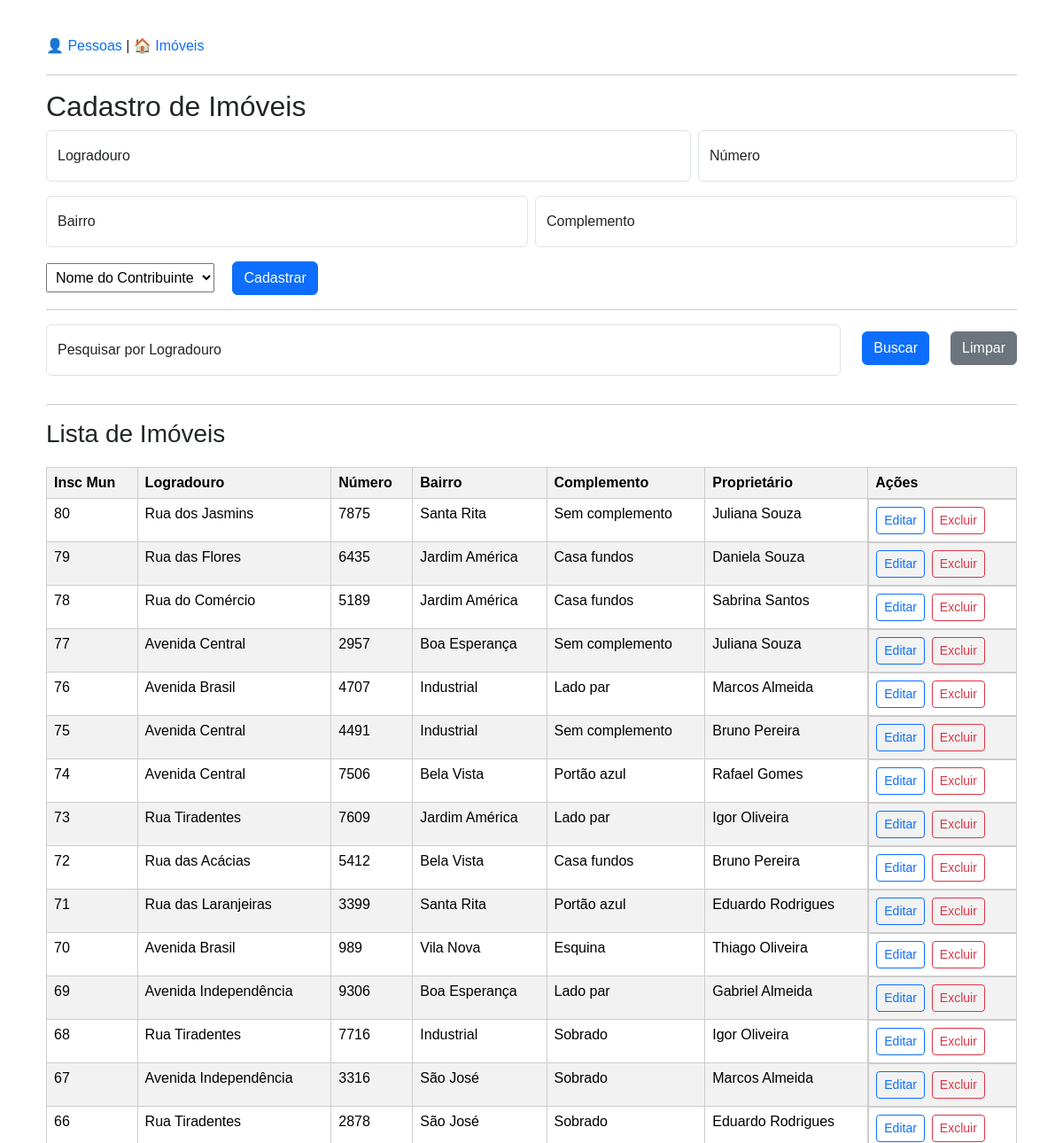
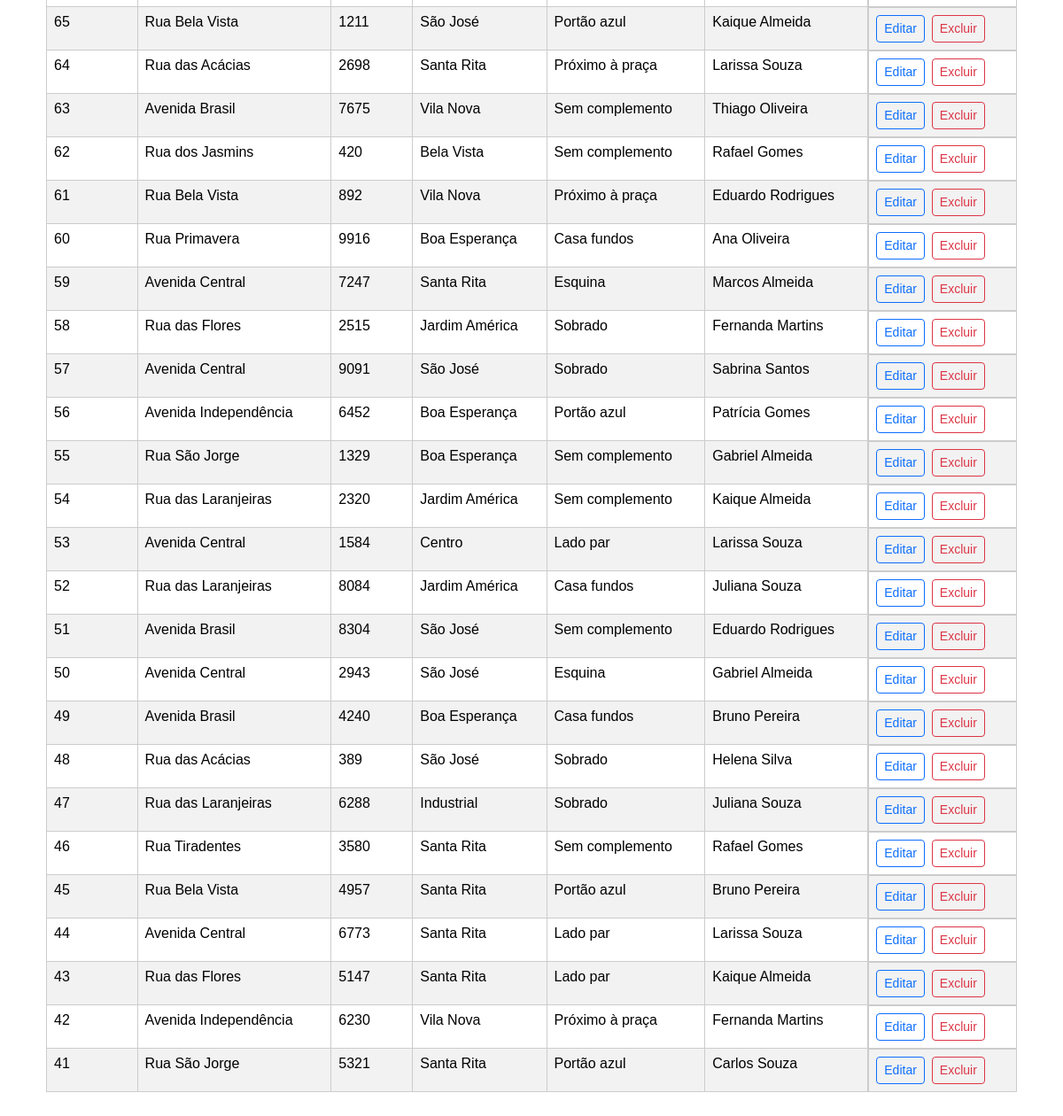
/properties.php, run on the app's committed database (2 pictures, top to bottom).
### tables this page shows
CREATE TABLE `properties` (
  `id` int NOT NULL AUTO_INCREMENT,
  `street` varchar(150) NOT NULL,
  `number` varchar(10) NOT NULL,
  `neighborhood` varchar(100) NOT NULL,
  `complement` varchar(100) DEFAULT NULL,
  `person_id` int NOT NULL,
  PRIMARY KEY (`id`),
  KEY `person_id` (`person_id`),
  CONSTRAINT `properties_ibfk_1` FOREIGN KEY (`person_id`) REFERENCES `people` (`id`)
);

CREATE TABLE `people` (
  `id` int NOT NULL AUTO_INCREMENT,
  `name` varchar(150) NOT NULL,
  `birth_date` date NOT NULL,
  `cpf` varchar(14) NOT NULL,
  `gender` varchar(10) NOT NULL,
  `phone` varchar(20) DEFAULT NULL,
  `email` varchar(100) DEFAULT NULL,
  PRIMARY KEY (`id`)
);

### public/properties.php (called while the page is built, shortened)
<?php
require_once ROOT . "/app/views/properties.php";

### app/controllers/PropertyController.php (called while the page is built, shortened)
<?php
require_once __DIR__ . "/../models/Property.php";
class PropertyController {
    private $property;
    public function __construct($pdo) {
        $this->property = new Property($pdo);
    }
    public function index() {
        return $this->property->getAll();
    }
}

### app/models/Property.php (called while the page is built, shortened)
<?php
class Property
{
    private $pdo;
    public function __construct($pdo)
    {
        $this->pdo = $pdo;
    }
    public function getAll()
    {
        $stmt = $this->pdo->query("
            SELECT properties.*, people.name AS owner
            FROM properties
            JOIN people ON properties.person_id = people.id
            ORDER BY properties.id DESC
        ");
        return $stmt->fetchAll(PDO::FETCH_ASSOC);
    }
}

### app/views/properties.php (the view, shortened to what this page needs)
<?php
require_once ROOT . "/app/config/database.php";
require_once ROOT . "/app/controllers/PropertyController.php";
$controller = new PropertyController($pdo);
if (isset($_GET["street"]) && $_GET["street"] != "") {
    $properties = $controller->searchByStreet($_GET["street"]);
} else {
    $properties = $controller->index();
}
$editProperty = null;
?>
<link href="https://cdn.jsdelivr.net/npm/bootstrap@5.3.3/dist/css/bootstrap.min.css" rel="stylesheet">
<link rel="stylesheet" href="/css/style.css">
<div class="container mt-4">
    <div style="margin-bottom:20px;">
        <a href="/">👤 Pessoas</a> |
        <a href="/properties.php">🏠 Imóveis</a>
    </div>
    <hr>
    <h2>Cadastro de Imóveis</h2>
    <form method="POST">
        <div class="row g-2">
            <div class="col-sm-8">
                <div class="form-floating mb-3">
                    <input class="form-control" name="street" id="street" placeholder="Logradouro" value="<?= $editProperty["street"] ?? "" ?>" required>
                    <label for="street">Logradouro</label>
                </div>
            </div>
            <div class="col-sm">
                <div class="form-floating mb-3">
                    <input type="number" class="form-control" name="number" id="number" placeholder="Número" value="<?= $editProperty["number"] ?? "" ?>" required>
                    <label for="number">Número</label>
                </div>
            </div>
        </div>
        <div class="row g-2">
            <div class="col-md">
                <div class="form-floating mb-3">
                    <input class="form-control" name="neighborhood" id="neighborhood" placeholder="Bairro" value="<?= $editProperty["neighborhood"] ?? "" ?>" required>
                    <label for="neighborhood">Bairro</label>
                </div>
            </div>
            <div class="col-md">
                <div class="form-floating mb-3">
                    <input class="form-control" name="complement" id="complement" placeholder="Complemento" value="<?= $editProperty["complement"] ?? "" ?>">
                    <label for="complement">Complemento</label>
                </div>
            </div>
        </div>
        <select name="person_id" required>
            <option value="">Nome do Contribuinte</option>
        </select>
        <button class="btn btn-primary mx-3" type="submit" name="<?= $editProperty ? "update" : "create" ?>">
            <?= $editProperty ? "Atualizar" : "Cadastrar" ?>
        </button>
    </form>
    <hr>
    <form method="GET" class="row mb-3">
        <div class="col">
            <div class="form-floating mb-3">
                <input
                    class="form-control"
                    name="street"
                    id="searchStreet"
                    placeholder="Pesquisar por Logradouro"
                    value="<?= $_GET["street"] ?? "" ?>">
                <label for="searchStreet">Pesquisar por Logradouro</label>
            </div>
        </div>
        <div class="col-auto mt-2">
            <button class="btn btn-primary">Buscar</button>
        </div>
        <div class="col-auto mt-2">
            <a href="/properties.php" class="btn btn-secondary">Limpar</a>
        </div>
    </form>
    <hr>
    <h3>Lista de Imóveis</h3>
    <table class="table table-striped">
        <tr>
            <th>Insc Mun</th>
            <th>Logradouro</th>
            <th>Número</th>
            <th>Bairro</th>
            <th>Complemento</th>
            <th>Proprietário</th>
            <th>Ações</th>
        </tr>
        <?php foreach ($properties as $property): ?>
            <tr>
                <td><?= $property["id"] ?></td>
                <td><?= $property["street"] ?></td>
                <td><?= $property["number"] ?></td>
                <td><?= $property["neighborhood"] ?></td>
                <td><?= $property["complement"] ?></td>
                <td><?= $property["owner"] ?></td>
                <td class="d-flex gap-2">
                    <button
                        class="btn btn-sm btn-outline-primary"
                        type="button"
                        onclick="window.location.href='?edit=<?= $property['id'] ?>'">
                        Editar
                    </button>
                    <button
                        class="btn btn-sm btn-outline-danger"
                        type="button"
                        onclick="if (confirm('Excluir imóvel?')) window.location.href='?delete=<?= $property['id'] ?>'">
                        Excluir
                    </button>
                </td>
            </tr>
        <?php endforeach; ?>
    </table>
</div>

### public/css/style.css (style rules this page uses)
table { border-collapse: collapse; margin-top:20px; }
td, th { padding:8px 12px; border:1px solid #ccc; }
form input, form select { padding:6px; }
button { padding:6px 12px; }
a { text-decoration:none; }

### data on the page
properties: id "80", street "Rua dos Jasmins", number "7875", neighborhood "Santa Rita", complement "Sem complemento", person.name "Juliana Souza"
properties: id "79", street "Rua das Flores", number "6435", neighborhood "Jardim América", complement "Casa fundos", person.name "Daniela Souza"
properties: id "78", street "Rua do Comércio", number "5189", neighborhood "Jardim América", complement "Casa fundos", person.name "Sabrina Santos"
properties: id "77", street "Avenida Central", number "2957", neighborhood "Boa Esperança", complement "Sem complemento", person.name "Juliana Souza"
properties: id "76", street "Avenida Brasil", number "4707", neighborhood "Industrial", complement "Lado par", person.name "Marcos Almeida"
properties: id "75", street "Avenida Central", number "4491", neighborhood "Industrial", complement "Sem complemento", person.name "Bruno Pereira"
properties: id "74", street "Avenida Central", number "7506", neighborhood "Bela Vista", complement "Portão azul", person.name "Rafael Gomes"
properties: id "73", street "Rua Tiradentes", number "7609", neighborhood "Jardim América", complement "Lado par", person.name "Igor Oliveira"
properties: id "72", street "Rua das Acácias", number "5412", neighborhood "Bela Vista", complement "Casa fundos", person.name "Bruno Pereira"
properties: id "71", street "Rua das Laranjeiras", number "3399", neighborhood "Santa Rita", complement "Portão azul", person.name "Eduardo Rodrigues"
properties: id "70", street "Avenida Brasil", number "989", neighborhood "Vila Nova", complement "Esquina", person.name "Thiago Oliveira"
properties: id "69", street "Avenida Independência", number "9306", neighborhood "Boa Esperança", complement "Lado par", person.name "Gabriel Almeida"
properties: id "68", street "Rua Tiradentes", number "7716", neighborhood "Industrial", complement "Sobrado", person.name "Igor Oliveira"
properties: id "67", street "Avenida Independência", number "3316", neighborhood "São José", complement "Sobrado", person.name "Marcos Almeida"
properties: id "66", street "Rua Tiradentes", number "2878", neighborhood "São José", complement "Sobrado", person.name "Eduardo Rodrigues"
properties: id "65", street "Rua Bela Vista", number "1211", neighborhood "São José", complement "Portão azul", person.name "Kaique Almeida"
properties: id "64", street "Rua das Acácias", number "2698", neighborhood "Santa Rita", complement "Próximo à praça", person.name "Larissa Souza"
properties: id "63", street "Avenida Brasil", number "7675", neighborhood "Vila Nova", complement "Sem complemento", person.name "Thiago Oliveira"
properties: id "62", street "Rua dos Jasmins", number "420", neighborhood "Bela Vista", complement "Sem complemento", person.name "Rafael Gomes"
properties: id "61", street "Rua Bela Vista", number "892", neighborhood "Vila Nova", complement "Próximo à praça", person.name "Eduardo Rodrigues"
properties: id "60", street "Rua Primavera", number "9916", neighborhood "Boa Esperança", complement "Casa fundos", person.name "Ana Oliveira"
properties: id "59", street "Avenida Central", number "7247", neighborhood "Santa Rita", complement "Esquina", person.name "Marcos Almeida"
properties: id "58", street "Rua das Flores", number "2515", neighborhood "Jardim América", complement "Sobrado", person.name "Fernanda Martins"
properties: id "57", street "Avenida Central", number "9091", neighborhood "São José", complement "Sobrado", person.name "Sabrina Santos"
properties: id "56", street "Avenida Independência", number "6452", neighborhood "Boa Esperança", complement "Portão azul", person.name "Patrícia Gomes"
properties: id "55", street "Rua São Jorge", number "1329", neighborhood "Boa Esperança", complement "Sem complemento", person.name "Gabriel Almeida"
properties: id "54", street "Rua das Laranjeiras", number "2320", neighborhood "Jardim América", complement "Sem complemento", person.name "Kaique Almeida"
properties: id "53", street "Avenida Central", number "1584", neighborhood "Centro", complement "Lado par", person.name "Larissa Souza"
properties: id "52", street "Rua das Laranjeiras", number "8084", neighborhood "Jardim América", complement "Casa fundos", person.name "Juliana Souza"
properties: id "51", street "Avenida Brasil", number "8304", neighborhood "São José", complement "Sem complemento", person.name "Eduardo Rodrigues"
properties: id "50", street "Avenida Central", number "2943", neighborhood "São José", complement "Esquina", person.name "Gabriel Almeida"
properties: id "49", street "Avenida Brasil", number "4240", neighborhood "Boa Esperança", complement "Casa fundos", person.name "Bruno Pereira"
properties: id "48", street "Rua das Acácias", number "389", neighborhood "São José", complement "Sobrado", person.name "Helena Silva"
properties: id "47", street "Rua das Laranjeiras", number "6288", neighborhood "Industrial", complement "Sobrado", person.name "Juliana Souza"
properties: id "46", street "Rua Tiradentes", number "3580", neighborhood "Santa Rita", complement "Sem complemento", person.name "Rafael Gomes"
properties: id "45", street "Rua Bela Vista", number "4957", neighborhood "Santa Rita", complement "Portão azul", person.name "Bruno Pereira"
properties: id "44", street "Avenida Central", number "6773", neighborhood "Santa Rita", complement "Lado par", person.name "Larissa Souza"
properties: id "43", street "Rua das Flores", number "5147", neighborhood "Santa Rita", complement "Lado par", person.name "Kaique Almeida"
properties: id "42", street "Avenida Independência", number "6230", neighborhood "Vila Nova", complement "Próximo à praça", person.name "Fernanda Martins"
properties: id "41", street "Rua São Jorge", number "5321", neighborhood "Santa Rita", complement "Portão azul", person.name "Carlos Souza"
